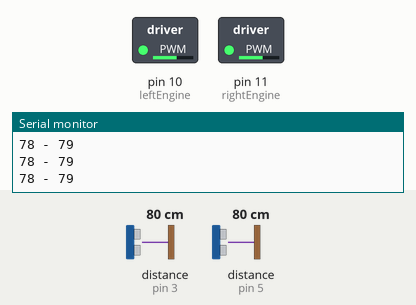
Bench run of a sketch on a simulated Arduino Uno, built with avr-gcc and run on an emulated ATmega328P. Parts: switched loads named in the sketch (green lamp = pin HIGH), the last lines printed to the serial monitor. Wiring (inferred from the names in the program): 2 × ultrasonic range finder: trigger pin 2, echo pin 3 / trigger pin 4, echo pin 5. The test bench sets the inputs (shaded band); at power-on: distance to the obstacle (sensors on pin 3, pin 5) 80 cm. The echo pulse lasts 58.3 µs per cm; pins used as bus, display or sensor lines are not drawn.

Above: at 1.2 s.
1.3 s: distance to the obstacle (sensor on pin 3) set to 54 cm
2.8 s: distance to the obstacle (sensor on pin 3) set to 48 cm
At 3.3 s:
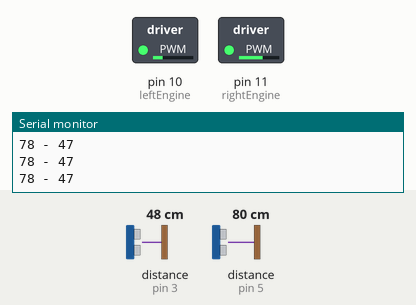
7.3 s: distance to the obstacle (sensor on pin 3) set to 60 cm
At 8.1 s:
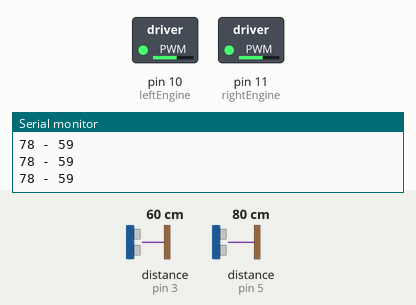
8.8 s: distance to the obstacle (sensor on pin 5) set to 56 cm
10.3 s: distance to the obstacle (sensor on pin 5) set to 46 cm
At 11.4 s:
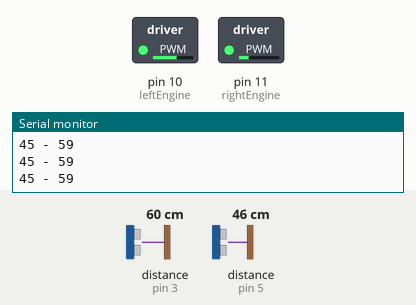
Timing chart, 0 to 12.8 s (numbered marks = the images above; inputs shaded):
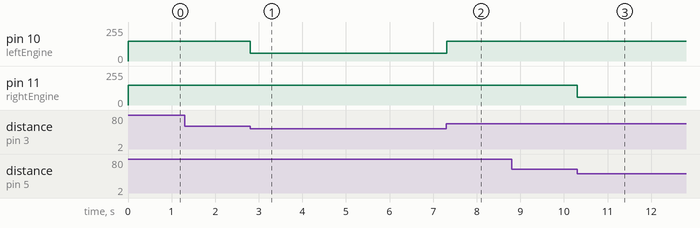

Measured:
- the behaviour switches between 51 and 50 cm on distance to the obstacle (sensor on pin 3) (found by bisection; images 0 and 1)
- the behaviour switches between 51 and 50 cm on distance to the obstacle (sensor on pin 5) (found by bisection; images 2 and 3)
- after the input at 2.8 s, pin 10 (leftEngine): 150/255 → 60/255 at once
- after the input at 7.3 s, pin 10 (leftEngine): 60/255 → 150/255 at once
- after the input at 10.3 s, pin 11 (rightEngine): 150/255 → 60/255 at once

The sketch:

giro.ino
```cpp
// pins for sensors
#define trigPin1 2
#define echoPin1 3
#define trigPin2 4
#define echoPin2 5

// pins for motor power
#define leftEngine 10
#define rightEngine 11

long duration, distance, RightSensor, LeftSensor;

void setup()
{
Serial.begin (9600);

pinMode(leftEngine, OUTPUT);
pinMode(rightEngine, OUTPUT);

pinMode(trigPin1, OUTPUT);
pinMode(echoPin1, INPUT);
pinMode(trigPin2, OUTPUT);
pinMode(echoPin2, INPUT);

}

void loop() {
SonarSensor(trigPin1, echoPin1);
RightSensor = distance;
SonarSensor(trigPin2, echoPin2);
LeftSensor = distance;


Serial.print(LeftSensor);
Serial.print(" - ");
Serial.println(RightSensor);


if (RightSensor < 50) {
  analogWrite(leftEngine, 60);
  analogWrite(rightEngine, 150);
}

else if (LeftSensor < 50) {
  analogWrite(leftEngine, 150);
  analogWrite(rightEngine, 60);
}

else if (LeftSensor < 15 && RightSensor < 15) {
  analogWrite(leftEngine, 0);
  analogWrite(rightEngine, 0);
}

else {
  analogWrite(leftEngine, 150);
  analogWrite(rightEngine, 150);
}

}

void SonarSensor(int trigPin,int echoPin)
{
digitalWrite(trigPin, LOW);
delayMicroseconds(2);
digitalWrite(trigPin, HIGH);
delayMicroseconds(10);
digitalWrite(trigPin, LOW);
duration = pulseIn(echoPin, HIGH);
distance = duration*0.034/2;

}
```
